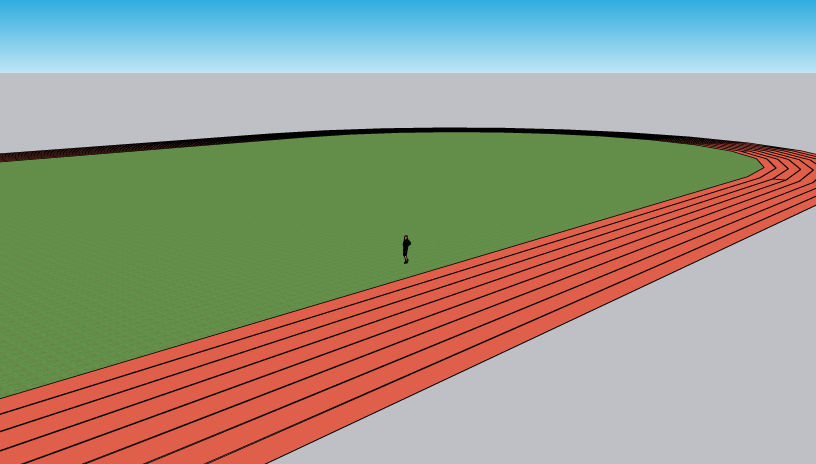
#> input picture tsim/tsim.png, 1632 x 928 px (shown at 1/2 size)
$ python -i lane_test.py   (imports and definitions only)
#> lines starting #> are read from the running program, lines starting #| are printed output that depends on the picture; after the words box and inside, x2 and y2 are one past the last pixel; in counts of white or black regions, pixels touching at a corner belong together
import cv2
import gi
import numpy as np
import math
import matplotlib.pyplot as plt
import time

# [1 line not run here, left out]
from gi.repository import Gst


# {{{ class Video():
class Video():
    """BlueRov video capture class constructor
    Attributes:
        port (int): Video UDP port
        video_codec (string): Source h264 parser
        video_decode (string): Transform YUV (12bits) to BGR (24bits)
        video_pipe (object): GStreamer top-level pipeline
        video_sink (object): Gstreamer sink element
        video_sink_conf (string): Sink configuration
        video_source (string): Udp source ip and port
    """

    def __init__(self, port=5600):
        """Summary
        Args:
            port (int, optional): UDP port
        """
#> called with port = 5600

        Gst.init(None)
#> (this line was passed over: gi is not available in this run)

        self.port = port
        self._frame = None

        # [Software component diagram](https://www.ardusub.com/software/components.html)
        # UDP video stream (:5600)
        self.video_source = 'udpsrc port={}'.format(self.port)
        # [Rasp raw image](http://picamera.readthedocs.io/en/release-0.7/recipes2.html#raw-image-capture-yuv-format)
        # Cam -> CSI-2 -> H264 Raw (YUV 4-4-4 (12bits) I420)
        self.video_codec = '! application/x-rtp, payload=96 ! rtph264depay ! h264parse ! avdec_h264'
        # Python don't have nibble, convert YUV nibbles (4-4-4) to OpenCV standard BGR bytes (8-8-8)
        self.video_decode = \
            '! decodebin ! videoconvert ! video/x-raw,format=(string)BGR ! videoconvert'
        # Create a sink to get data
        self.video_sink_conf = \
            '! appsink emit-signals=true sync=false max-buffers=2 drop=true'

        self.video_pipe = None
        self.video_sink = None

        self.run()

    def start_gst(self, config=None):
        """ Start gstreamer pipeline and sink
        Pipeline description list e.g:
            [
                'videotestsrc ! decodebin', \
                '! videoconvert ! video/x-raw,format=(string)BGR ! videoconvert',
                '! appsink'
            ]
        Args:
            config (list, optional): Gstreamer pileline description list
        """

        if not config:
            config = \
                [
                    'videotestsrc ! decodebin',
                    '! videoconvert ! video/x-raw,format=(string)BGR ! videoconvert',
                    '! appsink'
                ]

        command = ' '.join(config)
        self.video_pipe = Gst.parse_launch(command)
        self.video_pipe.set_state(Gst.State.PLAYING)
        self.video_sink = self.video_pipe.get_by_name('appsink0')

    # [29 lines left out: functions gst_to_opencv, frame, frame_available, not called in this run]

    def run(self):
        """ Get frame to update _frame
        """

        self.start_gst([
            self.video_source, self.video_codec, self.video_decode,
            self.video_sink_conf
        ])
#> (the call stopped at in start_gst, `self.video_pipe = Gst.parse_launch(command)`: gi is not available in this run)
#> further down, picture is the input picture: shape (928, 1632, 3); mean B, G, R 136.6, 152.8, 153

        self.video_sink.connect('new-sample', self.callback)

    # [6 lines left out: function callback, not called in this run]


# [7 lines of commented-out code are left out]

ym_per_pix = 30 / 720
xm_per_pix = 3.7 / 720

# frame_size = (int(cap.get(cv2.CAP_PROP_FRAME_WIDTH)),
#               int(cap.get(cv2.CAP_PROP_FRAME_HEIGHT)))
# frame_size = (1920, 1080)
frame_size = (640, 360)
# fourcc = cv2.VideoWriter_fourcc(*'XVID')
# out1 = cv2.VideoWriter('opencv_youtube.avi', fourcc, 20.0, (640,480))


def color_filter(image):
    hls = cv2.cvtColor(image, cv2.COLOR_BGR2HLS)
#> hls: shape (928, 1632, 3); mean of channels 0, 1, 2 69.4, 151.1, 93.6

    # lower = np.array([10, 0, 12])
    # upper = np.array([200, 255, 255])
    lower = np.array([0, 40, 0])
    upper = np.array([120, 100, 110])

    # [7 lines of commented-out code are left out]

    mask = cv2.inRange(hls, lower, upper)
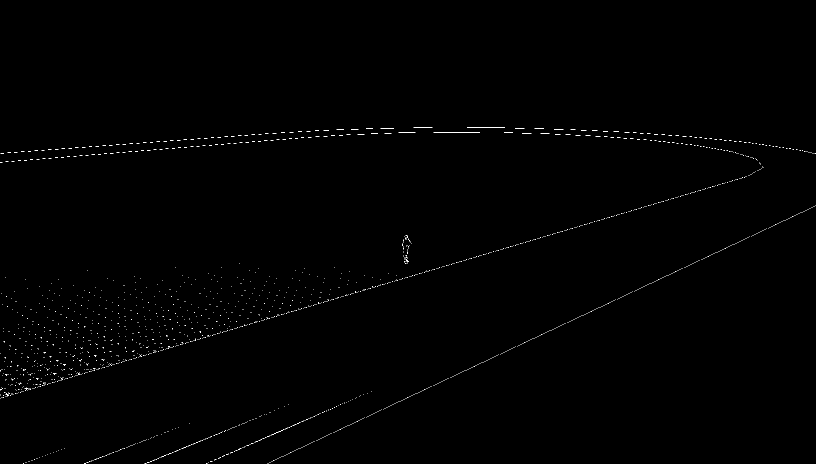
#> mask: shape (928, 1632) (shown at 1/2 size); 0.3% white in thin lines or dots, all inside (x1, y1, x2, y2) = (0, 255, 1632, 928)
    masked = cv2.bitwise_and(image, image, mask=mask)
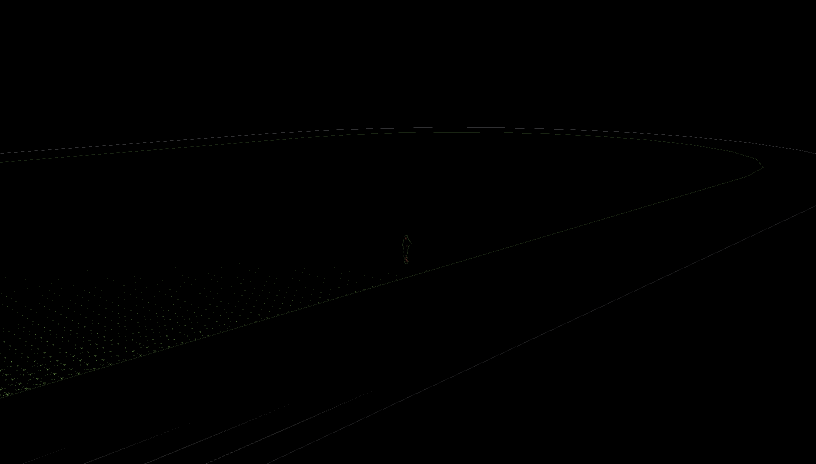
#> masked: shape (928, 1632, 3) (shown at 1/2 size); mean B, G, R 0.2, 0.3, 0.2

    return masked


# [231 lines left out: functions roi, wrapping, plothistogram, slide_window_search, __angle_between, getAngle3P and 1 more, not called in this run]


# [1 line that did not run here, left out]
# [66 lines not run here, left out]

>>> import cv2
>>> picture = cv2.imread('tsim/tsim.png')
>>> result = color_filter(picture)
